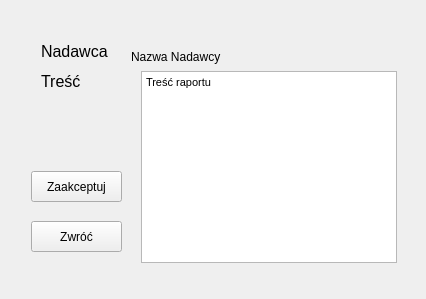
<?xml version="1.0" encoding="UTF-8"?>
<ui version="4.0">
 <class>raport_edycja_okno</class>
 <widget class="QWidget" name="raport_edycja_okno">
  <property name="geometry">
   <rect>
    <x>0</x>
    <y>0</y>
    <width>426</width>
    <height>299</height>
   </rect>
  </property>
  <property name="windowTitle">
   <string>EdycjaRaportow</string>
  </property>
  <layout class="QGridLayout" name="gridLayout">
   <item row="0" column="0">
    <widget class="QStackedWidget" name="stackedWidget">
     <widget class="QWidget" name="page">
      <widget class="QLabel" name="label_2">
       <property name="geometry">
        <rect>
         <x>30</x>
         <y>60</y>
         <width>71</width>
         <height>21</height>
        </rect>
       </property>
       <property name="font">
        <font>
         <pointsize>12</pointsize>
        </font>
       </property>
       <property name="text">
        <string>Treść</string>
       </property>
      </widget>
      <widget class="QLabel" name="label">
       <property name="geometry">
        <rect>
         <x>30</x>
         <y>30</y>
         <width>71</width>
         <height>21</height>
        </rect>
       </property>
       <property name="font">
        <font>
         <pointsize>12</pointsize>
        </font>
       </property>
       <property name="text">
        <string>Nadawca</string>
       </property>
      </widget>
      <widget class="QPushButton" name="pushButton_4">
       <property name="geometry">
        <rect>
         <x>20</x>
         <y>160</y>
         <width>91</width>
         <height>31</height>
        </rect>
       </property>
       <property name="text">
        <string>Zaakceptuj</string>
       </property>
      </widget>
      <widget class="QPushButton" name="pushButton_5">
       <property name="geometry">
        <rect>
         <x>20</x>
         <y>210</y>
         <width>91</width>
         <height>31</height>
        </rect>
       </property>
       <property name="text">
        <string>Zwróć</string>
       </property>
      </widget>
      <widget class="QLabel" name="label_7">
       <property name="geometry">
        <rect>
         <x>120</x>
         <y>30</y>
         <width>101</width>
         <height>31</height>
        </rect>
       </property>
       <property name="text">
        <string>Nazwa Nadawcy</string>
       </property>
      </widget>
      <widget class="QTextBrowser" name="textBrowser">
       <property name="geometry">
        <rect>
         <x>130</x>
         <y>60</y>
         <width>256</width>
         <height>192</height>
        </rect>
       </property>
       <property name="html">
        <string>&lt;!DOCTYPE HTML PUBLIC &quot;-//W3C//DTD HTML 4.0//EN&quot; &quot;http://www.w3.org/TR/REC-html40/strict.dtd&quot;&gt;
&lt;html&gt;&lt;head&gt;&lt;meta name=&quot;qrichtext&quot; content=&quot;1&quot; /&gt;&lt;style type=&quot;text/css&quot;&gt;
p, li { white-space: pre-wrap; }
&lt;/style&gt;&lt;/head&gt;&lt;body style=&quot; font-family:'MS Shell Dlg 2'; font-size:8.25pt; font-weight:400; font-style:normal;&quot;&gt;
&lt;p style=&quot; margin-top:0px; margin-bottom:0px; margin-left:0px; margin-right:0px; -qt-block-indent:0; text-indent:0px;&quot;&gt;Treść raportu&lt;/p&gt;&lt;/body&gt;&lt;/html&gt;</string>
       </property>
      </widget>
     </widget>
     <widget class="QWidget" name="page_2"/>
    </widget>
   </item>
  </layout>
 </widget>
 <layoutdefault spacing="6" margin="11"/>
 <resources/>
 <connections/>
</ui>
